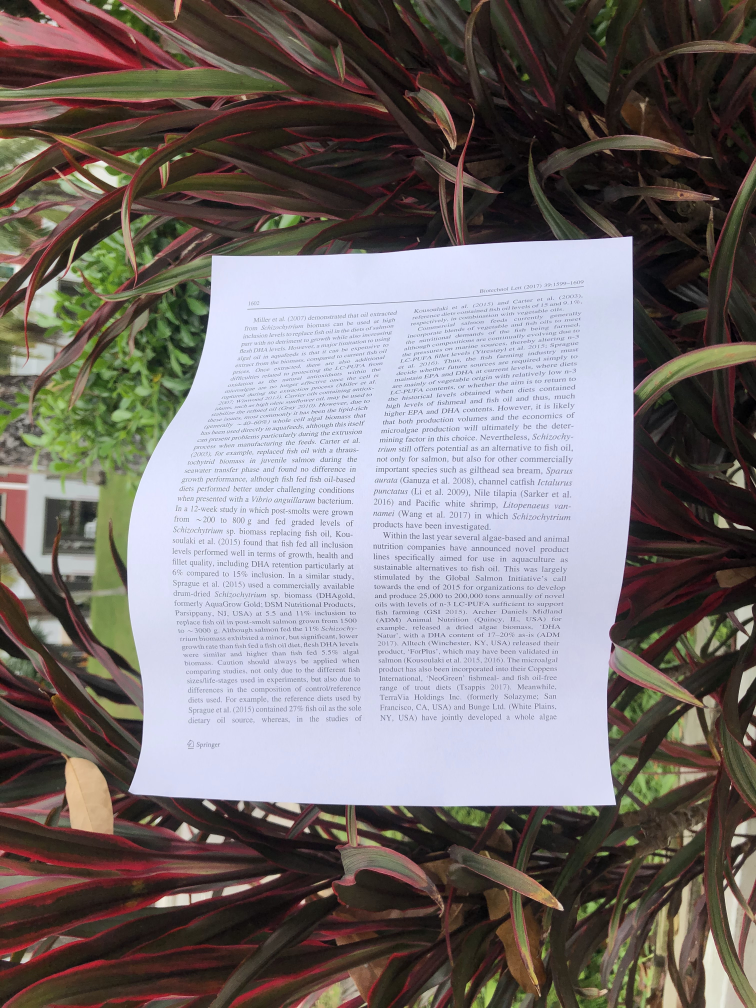
#> input picture module_1_image_preprocessing/Dat_code/test_images/0006.jpg, 3024 x 4032 px (shown at 1/4 size)
$ python -i document_preprocessor.py   (imports and definitions only)
#> lines starting #> are read from the running program, lines starting #| are printed output that depends on the picture; after the words box and inside, x2 and y2 are one past the last pixel; in counts of white or black regions, pixels touching at a corner belong together
import cv2
import numpy as np

class DocumentPreprocessor:
    def __init__(self):
        pass

    def order_points(self, pts):
        """
        Hàm phụ trợ: Sắp xếp 4 điểm theo thứ tự chuẩn:
        Top-Left, Top-Right, Bottom-Right, Bottom-Left
        (Rất quan trọng để kéo phẳng ảnh không bị lộn ngược)
        """
        rect = np.zeros((4, 2), dtype="float32")

        # Điểm Top-Left có tổng (x+y) nhỏ nhất, Bottom-Right có tổng lớn nhất
        s = pts.sum(axis=1)
        rect[0] = pts[np.argmin(s)]
        rect[2] = pts[np.argmax(s)]

        # Điểm Top-Right có hiệu (y-x) nhỏ nhất, Bottom-Left có hiệu lớn nhất
        diff = np.diff(pts, axis=1)
        rect[1] = pts[np.argmin(diff)]
        rect[3] = pts[np.argmax(diff)]

        return rect

    def deskew_and_crop(self, image_path):
        """Phiên bản nâng cấp: Xử lý nền nhiễu và giấy cong"""
#> called with image_path = 'test_images/0006.jpg'
        image = cv2.imread(image_path)
#> image is the input picture: shape (4032, 3024, 3); mean B, G, R 113.6, 113.7, 120.4
        if image is None:
            print("Lỗi: Không đọc được ảnh.")
            return None

        original = image.copy()

        # 1. Thu nhỏ ảnh để xử lý nhanh hơn (tùy chọn nhưng khuyên dùng với ảnh lớn)
        # Tính tỷ lệ thu nhỏ để sau khi tìm được góc sẽ map lại vào ảnh gốc
        ratio = image.shape[0] / 500.0
        orig = image.copy()
        image = cv2.resize(image, (int(image.shape[1] / ratio), 500))
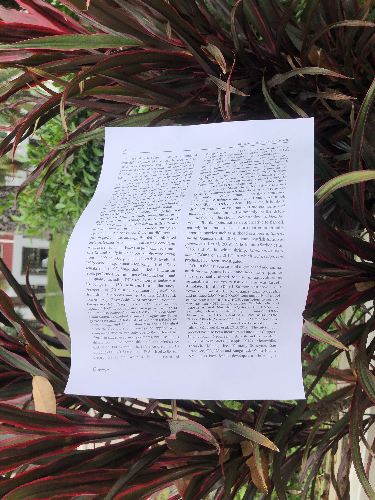
#> image: shape (500, 375, 3); mean B, G, R 113.5, 113.5, 120.2

        # 2. Xám hóa
        gray = cv2.cvtColor(image, cv2.COLOR_BGR2GRAY)
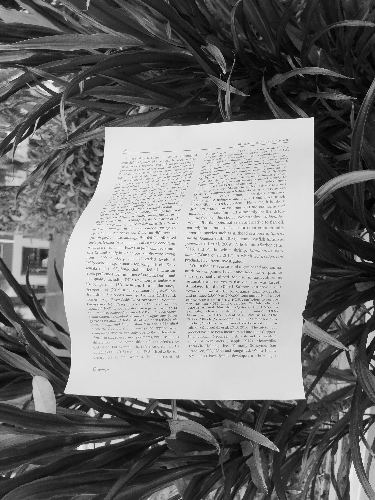
#> gray: shape (500, 375); min 0, max 254, mean 115.5

        # 3. Tăng cường làm mờ để xóa vân xi măng (Dùng bộ lọc Gaussian lớn hơn)
        blurred = cv2.GaussianBlur(gray, (11, 11), 0)
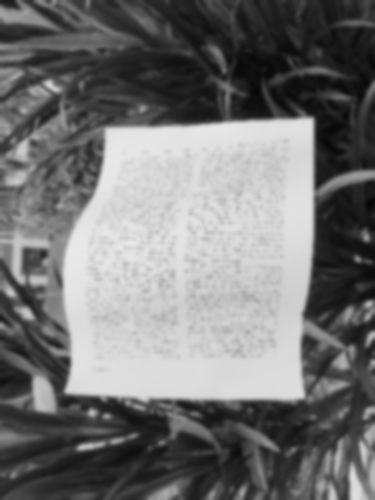
#> blurred: shape (500, 375); min 6, max 233, mean 115.5

        # 4. Dò biên Canny
        edged = cv2.Canny(blurred, 30, 150) # Hạ ngưỡng để bắt viền tốt hơn
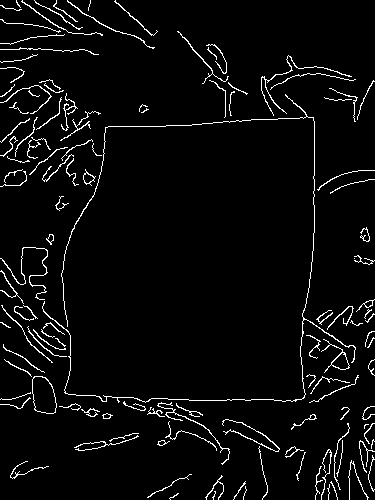
#> edged: shape (500, 375); 4.2% white in thin lines or dots

        # --- BƯỚC NÂNG CẤP: Đóng vùng (Morphological Closing) ---
        # Giúp nối các viền bị đứt đoạn do đổ bóng
        kernel = cv2.getStructuringElement(cv2.MORPH_RECT, (7, 7))
        edged = cv2.morphologyEx(edged, cv2.MORPH_CLOSE, kernel)
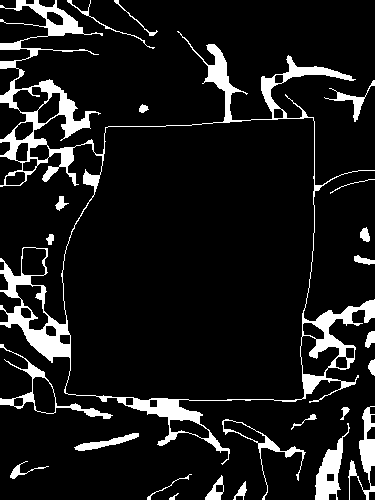
#> edged: shape (500, 375); 10.2% white; 24 white regions

        # 5. Tìm đường bao
        contours, _ = cv2.findContours(edged.copy(), cv2.RETR_LIST, cv2.CHAIN_APPROX_SIMPLE)
#> contours = 52 contours, 2 with area under 20; largest, box (x1, y1, x2, y2) and area: (0, 0, 375, 465) 80424, (62, 117, 315, 401) 63796, (0, 344, 113, 419) 1349, (315, 423, 350, 500) 972, (300, 335, 340, 377) 953
        contours = sorted(contours, key=cv2.contourArea, reverse=True)[:5]
#> contours = 5 contours; box (x1, y1, x2, y2) and area: (0, 0, 375, 465) 80424, (62, 117, 315, 401) 63796, (0, 344, 113, 419) 1349, (315, 423, 350, 500) 972, (300, 335, 340, 377) 953

        screen_cnt = None

        for c in contours:
            peri = cv2.arcLength(c, True)
            # --- BƯỚC NÂNG CẤP: Tăng epsilon từ 0.02 lên 0.04 hoặc 0.05 ---
            # Giúp chấp nhận các đường viền bị cong vênh
            approx = cv2.approxPolyDP(c, 0.05 * peri, True)

            if len(approx) == 4:
                screen_cnt = approx
                break
#> this loop made 2 passes
#> (peri, screen_cnt) on pass 2: (1035.8, [[312, 117], [304, 396], [66, 393], [105, 128]])

        if screen_cnt is None:
            print("Cảnh báo: Vẫn không tìm thấy viền tài liệu, trả về ảnh gốc!")
            # Trả về ảnh gốc cho cả kết quả cắt VÀ kết quả debug
            return original, original.copy()

        # 6. Nhân tọa độ góc với tỷ lệ (ratio) để áp dụng lên ảnh gốc sắc nét
        pts = screen_cnt.reshape(4, 2) * ratio
#> pts = [[2516, 943.5], [2451.5, 3193.3], [532.2, 3169.2], [846.7, 1032.2]]
        rect = self.order_points(pts)
#> in order_points, `s = pts.sum(axis=1)`: s = [3459.5, 5644.8, 3701.4, 1878.9]
#> in order_points, `diff = np.diff(pts, axis=1)`: diff = [-1572.5, 741.9, 2636.9, 185.5]
#> rect = [[846.7, 1032.2], [2516, 943.5], [2451.5, 3193.3], [532.2, 3169.2]]
        (tl, tr, br, bl) = rect
#> tl = [846.7, 1032.2]; tr = [2516, 943.5]; br = [2451.5, 3193.3]; bl = [532.2, 3169.2]

        # 7. Tính kích thước và Kéo phẳng
        widthA = np.sqrt(((br[0] - bl[0]) ** 2) + ((br[1] - bl[1]) ** 2))
#> widthA = 1919.4
        widthB = np.sqrt(((tr[0] - tl[0]) ** 2) + ((tr[1] - tl[1]) ** 2))
#> widthB = 1671.6
        maxWidth = max(int(widthA), int(widthB))
#> maxWidth = 1919

        heightA = np.sqrt(((tr[0] - br[0]) ** 2) + ((tr[1] - br[1]) ** 2))
#> heightA = 2250.8
        heightB = np.sqrt(((tl[0] - bl[0]) ** 2) + ((tl[1] - bl[1]) ** 2))
#> heightB = 2160
        maxHeight = max(int(heightA), int(heightB))
#> maxHeight = 2250

        dst = np.array([
            [0, 0],
            [maxWidth - 1, 0],
            [maxWidth - 1, maxHeight - 1],
            [0, maxHeight - 1]], dtype="float32")
#> dst = [[0, 0], [1918, 0], [1918, 2249], [0, 2249]]

        M = cv2.getPerspectiveTransform(rect, dst)
#> M = [[1.36, 0.201, -1363.1], [0.0728, 1.37, -1475.7], [3.9e-05, 8.54e-05, 1]]
        warped = cv2.warpPerspective(original, M, (maxWidth, maxHeight))
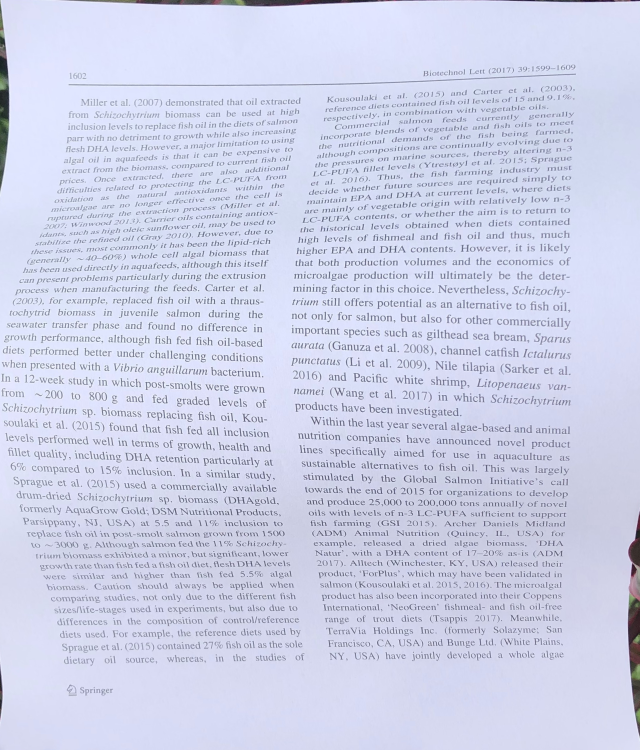
#> warped: shape (2250, 1919, 3) (shown at 1/3 size); mean B, G, R 233.8, 210.7, 206.6

        warped = cv2.warpPerspective(original, M, (maxWidth, maxHeight))

        # --- CODE THÊM VÀO ĐỂ VẼ GÓC ---
        debug_img_A = original.copy()
        if screen_cnt is not None:
            # Vẽ đường bao 4 cạnh (màu xanh lá)
            # Lưu ý: phải nhân với ratio vì lúc tìm viền ảnh đã bị thu nhỏ
            scaled_cnt = (screen_cnt.reshape(4, 2) * ratio).astype(int)
#> scaled_cnt = [[2515, 943], [2451, 3193], [532, 3169], [846, 1032]]
            cv2.drawContours(debug_img_A, [scaled_cnt], -1, (0, 255, 0), 5)

            # Vẽ 4 chấm tròn tại 4 góc (màu đỏ)
            for point in scaled_cnt:
                cv2.circle(debug_img_A, tuple(point), 15, (0, 0, 255), -1)
#> this loop made 4 passes

        # Trả về cả ảnh đã cắt và ảnh gốc có vẽ góc
        return warped, debug_img_A

    # [27 lines left out: function enhance_document, not called in this run]

# --- CÁCH SỬ DỤNG ---
# processor = DocumentPreprocessor()
# result_image = processor.deskew_and_crop("0004.jpg")
# cv2.imwrite("output_cropped.jpg", result_image)

>>> result = DocumentPreprocessor().deskew_and_crop('test_images/0006.jpg')

$ run again, on module_1_image_preprocessing/Dat_code/test_images/0008.jpg
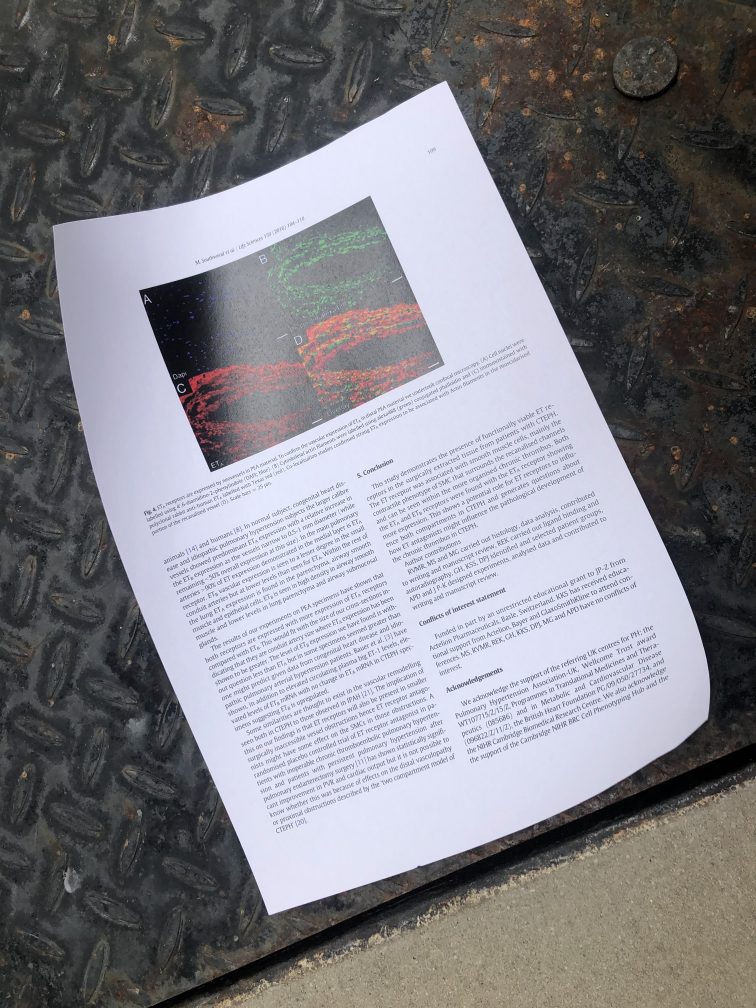
#> input picture module_1_image_preprocessing/Dat_code/test_images/0008.jpg, 3024 x 4032 px (shown at 1/4 size)
#> in deskew_and_crop, image is the input picture: shape (4032, 3024, 3); mean B, G, R 132.5, 126.5, 127.1
#> image: shape (500, 375, 3)
#> in deskew_and_crop, `edged = cv2.morphologyEx(edged, cv2.MORPH_CLOSE, kernel)`:
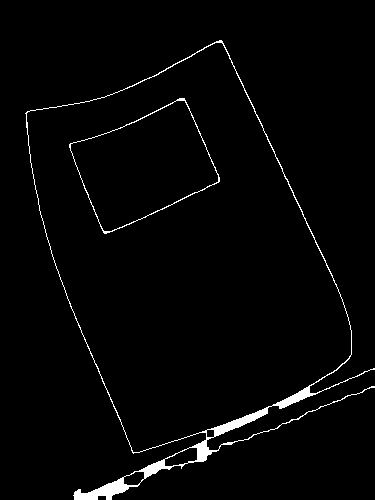
#> edged: shape (500, 375); 2.2% white; 2 white regions
#> in deskew_and_crop, `contours, _ = cv2.findContours(edged.copy(), cv2.RETR_LIST, cv2.CHAIN_..`: contours = 7 contours; box (x1, y1, x2, y2) and area: (25, 40, 375, 500) 87203, (26, 42, 352, 453) 84558, (69, 98, 220, 234) 11725, (70, 100, 219, 232) 11600, (164, 447, 198, 467) 393, (123, 471, 145, 486) 224, (206, 429, 215, 438) 62
#> in deskew_and_crop, `contours = sorted(contours, key=cv2.contourArea, reverse=True)[:5]`: contours = 5 contours; box (x1, y1, x2, y2) and area: (25, 40, 375, 500) 87203, (26, 42, 352, 453) 84558, (69, 98, 220, 234) 11725, (70, 100, 219, 232) 11600, (164, 447, 198, 467) 393
#> the loop in deskew_and_crop, `for c in contours:` made 2 passes
#> (peri, screen_cnt) on pass 2: (1232.8, [[221, 42], [351, 354], [133, 452], [26, 113]])
#> pts = [[1782.1, 338.7], [2830.5, 2854.7], [1072.5, 3644.9], [209.7, 911.2]]
#> s = [2120.8, 5685.1, 4717.4, 1120.9]
#> diff = [-1443.5, 24.19, 2572.4, 701.6]
#> rect = [[209.7, 911.2], [1782.1, 338.7], [2830.5, 2854.7], [1072.5, 3644.9]]
#> tl = [209.7, 911.2]; tr = [1782.1, 338.7]; br = [2830.5, 2854.7]; bl = [1072.5, 3644.9]
#> widthA = 1927.4
#> widthB = 1673.5
#> maxWidth = 1927
#> heightA = 2725.6
#> heightB = 2866.6
#> maxHeight = 2866
#> dst = [[0, 0], [1926, 0], [1926, 2865], [0, 2865]]
#> M = [[1.11, -0.35, 86.38], [0.416, 1.14, -1127.8], [-6.67e-06, 6.09e-05, 1]]
#> in deskew_and_crop, `warped = cv2.warpPerspective(original, M, (maxWidth, maxHeight))`:
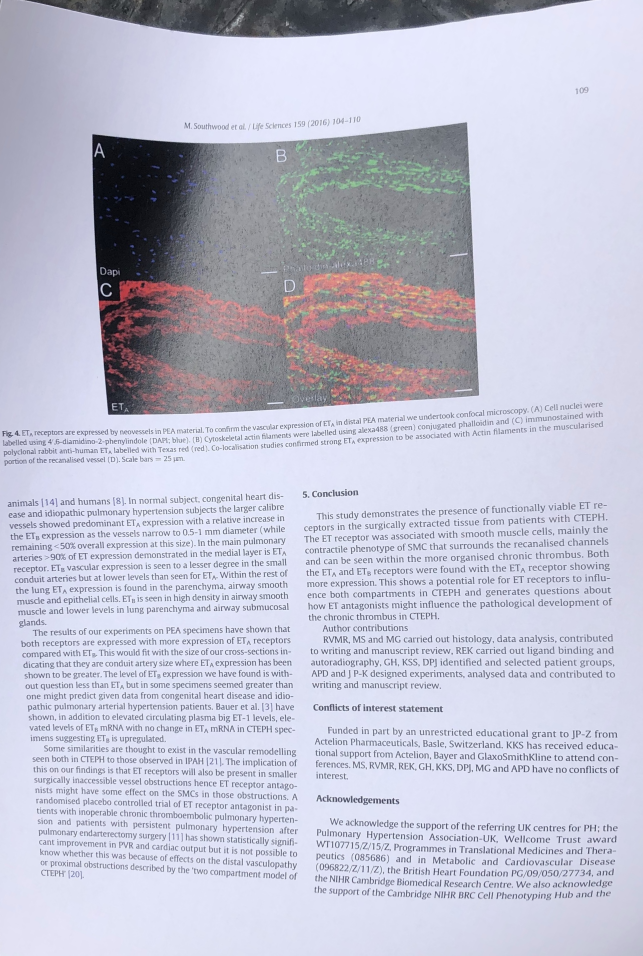
#> warped: shape (2866, 1927, 3) (shown at 1/3 size); mean B, G, R 210.7, 194.2, 193.2
#> scaled_cnt = [[1782, 338], [2830, 2854], [1072, 3644], [209, 911]]
#> the loop in deskew_and_crop, `for point in scaled_cnt:` made 4 passes

$ run again, on module_1_image_preprocessing/Dat_code/test_images/0018.jpg
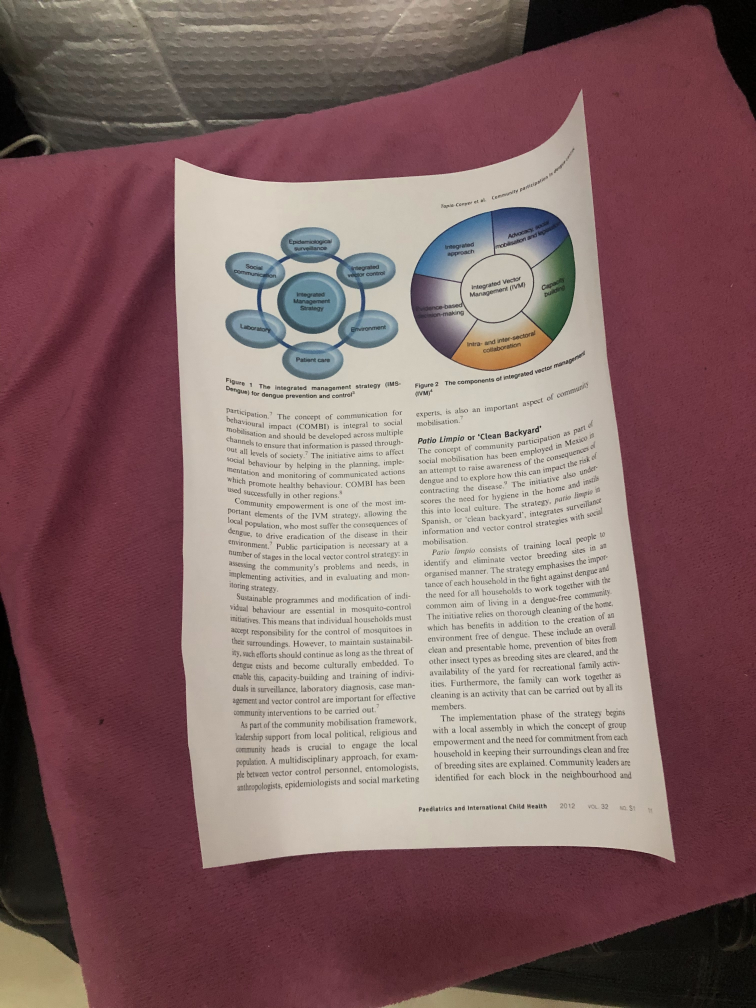
#> input picture module_1_image_preprocessing/Dat_code/test_images/0018.jpg, 3024 x 4032 px (shown at 1/4 size)
#> in deskew_and_crop, image is the input picture: shape (4032, 3024, 3); mean B, G, R 105.5, 106.5, 133.5
#> image: shape (500, 375, 3)
#> in deskew_and_crop, `edged = cv2.morphologyEx(edged, cv2.MORPH_CLOSE, kernel)`:
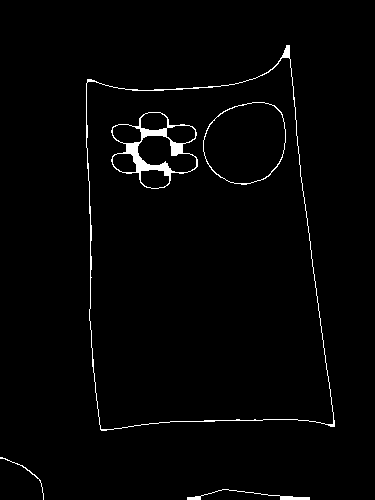
#> edged: shape (500, 375); 1.8% white; 5 white regions
#> in deskew_and_crop, `contours, _ = cv2.findContours(edged.copy(), cv2.RETR_LIST, cv2.CHAIN_..`: contours = 13 contours, 1 with area under 20; largest, box (x1, y1, x2, y2) and area: (86, 45, 335, 431) 75221, (86, 57, 334, 430) 74988, (203, 102, 286, 185) 5318, (203, 102, 286, 184) 5254, (111, 112, 198, 189) 4327
#> in deskew_and_crop, `contours = sorted(contours, key=cv2.contourArea, reverse=True)[:5]`: contours = 5 contours; box (x1, y1, x2, y2) and area: (86, 45, 335, 431) 75221, (86, 57, 334, 430) 74988, (203, 102, 286, 185) 5318, (203, 102, 286, 184) 5254, (111, 112, 198, 189) 4327
#> the loop in deskew_and_crop, `for c in contours:` made 1 pass
#> (peri, screen_cnt) on pass 1: (1229, [[289, 45], [87, 79], [101, 430], [334, 426]])
#> pts = [[2330.5, 362.9], [701.6, 637.1], [814.5, 3467.5], [2693.4, 3435.3]]
#> s = [2693.4, 1338.6, 4282, 6128.6]
#> diff = [-1967.6, -64.51, 2653.1, 741.9]
#> rect = [[701.6, 637.1], [2330.5, 362.9], [2693.4, 3435.3], [814.5, 3467.5]]
#> tl = [701.6, 637.1]; tr = [2330.5, 362.9]; br = [2693.4, 3435.3]; bl = [814.5, 3467.5]
#> widthA = 1879.2
#> widthB = 1651.8
#> maxWidth = 1879
#> heightA = 3093.7
#> heightB = 2832.7
#> maxHeight = 3093
#> dst = [[0, 0], [1878, 0], [1878, 3092], [0, 3092]]
#> M = [[1.34, -0.0535, -906.1], [0.223, 1.32, -999.8], [6.55e-05, 4.81e-05, 1]]
#> in deskew_and_crop, `warped = cv2.warpPerspective(original, M, (maxWidth, maxHeight))`:
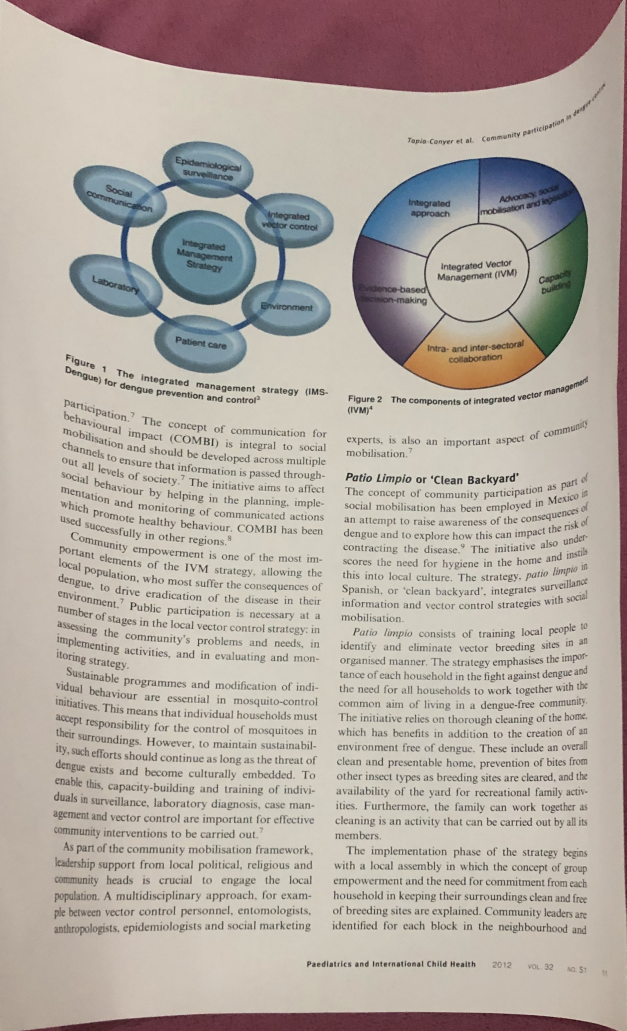
#> warped: shape (3093, 1879, 3) (shown at 1/3 size); mean B, G, R 162.4, 170.2, 179.5
#> scaled_cnt = [[2330, 362], [701, 637], [814, 3467], [2693, 3435]]
#> the loop in deskew_and_crop, `for point in scaled_cnt:` made 4 passes
